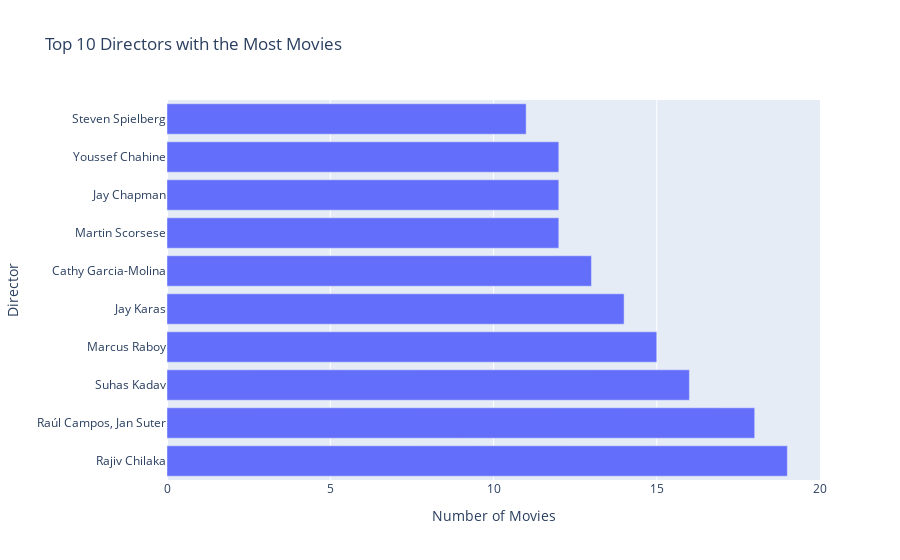

The code cell stored with this chart in its notebook:
### Code cell
import plotly.express as px
import pandas as pd

# Prepare the 'movies_count_filtered' DataFrame
movies = df[df['type'] == 'Movie']
movies_count = movies['director'].value_counts().reset_index()
movies_count.columns = ['director', 'movie_count']
movies_count_filtered = movies_count[movies_count['director'] != 'Unknown']

# Getting the top 10 directors with the most movies
top_10_movie_directors = movies_count_filtered.head(10)

# Creating the Plotly visualization for the top 10 directors
fig = px.bar(top_10_movie_directors, 
             x='movie_count', 
             y='director', 
             title='Top 10 Directors with the Most Movies',
             labels={'movie_count': 'Number of Movies', 'director': 'Director'},
             orientation='h')

fig.show()

### Figure 1 — Plotly figure (JSON) as saved in the notebook; plotly's stock layout.template omitted (floating-point values rounded to 4 significant figures)
{"data": [{"alignmentgroup": "True", "hovertemplate": "Number of Movies=%{x}<br>Director=%{y}<extra></extra>", "legendgroup": "", "marker": {"color": "#636efa", "pattern": {"shape": ""}}, "name": "", "offsetgroup": "", "orientation": "h", "showlegend": false, "textposition": "auto", "type": "bar", "x": [19, 18, 16, 15, 14, 13, 12, 12, 12, 11], "xaxis": "x", "y": ["Rajiv Chilaka", "Raúl Campos, Jan Suter", "Suhas Kadav", "Marcus Raboy", "Jay Karas", "Cathy Garcia-Molina", "Martin Scorsese", "Jay Chapman", "Youssef Chahine", "Steven Spielberg"], "yaxis": "y"}], "layout": {"barmode": "relative", "legend": {"tracegroupgap": 0}, "title": {"text": "Top 10 Directors with the Most Movies"}, "xaxis": {"anchor": "y", "domain": [0, 1], "title": {"text": "Number of Movies"}}, "yaxis": {"anchor": "x", "domain": [0, 1], "title": {"text": "Director"}}}}
